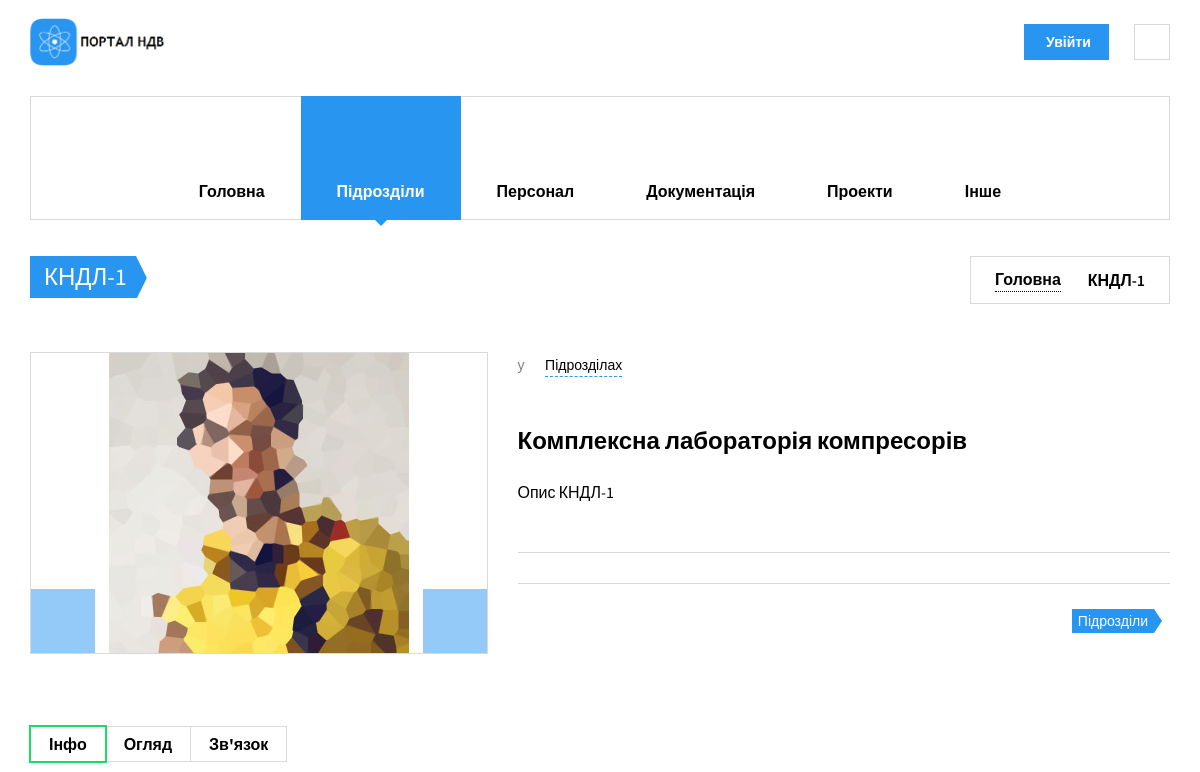
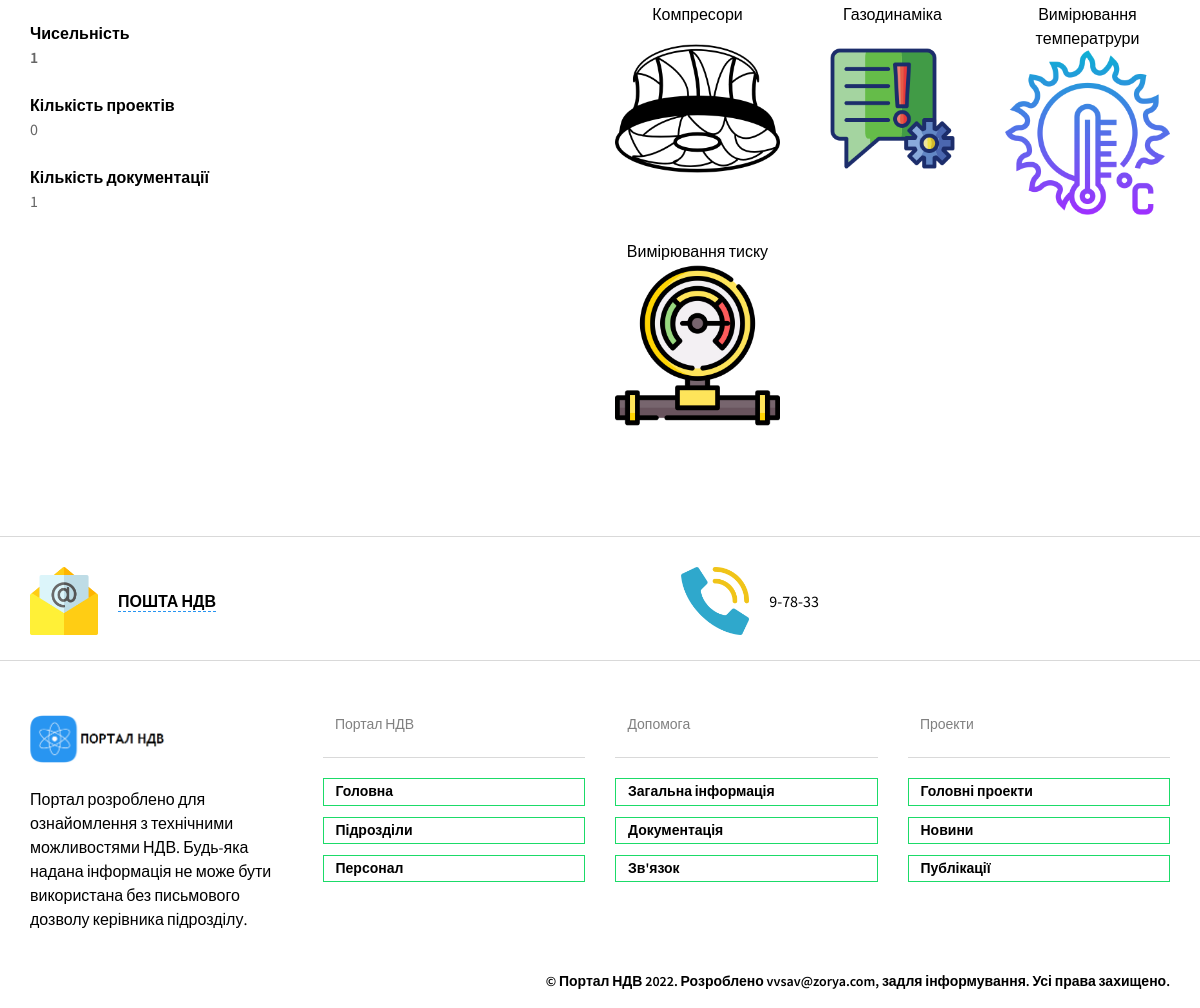
The app's page /division/kndl-1/ with its own data (2 pictures, top to bottom).
### nio_app/models.py (models this page shows, shortened)
class Divisions(models.Model):
    name = models.CharField(max_length=200, help_text='не більше ніж 200 символів',
                            verbose_name='Назва підрозділу')
    abr = models.CharField(max_length=10, help_text='не більше ніж 10 символів',
                           verbose_name='Абрівіатура підрозділу')
    slug = models.SlugField(max_length=200, unique=True, verbose_name='URL', db_index=True)
    description = models.TextField(max_length=5000, help_text='Введіть короткий опис підрозділу',
                                   verbose_name='Опис підрозділу')
    num_staff = models.IntegerField(verbose_name='Кількість персоналу', null=True, blank=True, default=0)
    num_projects = models.IntegerField(verbose_name='Кількість проектів', null=True)
    num_docs = models.IntegerField(verbose_name='Загальна кількість документації', null=True)
    locs = models.ManyToManyField('Location', verbose_name='Розміщення')
    coops = models.ManyToManyField('Cooperation', verbose_name='Підрозділи взаємодії')
    theses = models.ManyToManyField('Theses', verbose_name='Тези')
    boss = models.CharField(max_length=50, help_text='Призвище Ім\'я',
                            verbose_name='ПІБ керівника', null=True, blank=True)
    photo = models.ImageField(upload_to="boss_foto/", verbose_name="Фото")
    pics = models.ManyToManyField('DivisionsPics', verbose_name='Картинка до підрозділу')
    """Шлях до фото підрозділу"""
    objects = models.Manager()
    __original_name = None
    """Визначення кількості персоналу, проектів та документації через сумісні моделі"""
    class Meta:
        verbose_name = 'Підрозділи'
        verbose_name_plural = 'Підрозділи'
        ordering = ['name']

class Theses(models.Model):
    name = models.CharField(max_length=100, help_text='не більше ніж 100 символів',
                            verbose_name='Теза')
    slug = models.SlugField(max_length=100, unique=True, verbose_name='URL', db_index=True)
    photo = models.ImageField(upload_to="theses/", verbose_name="Картинка")
    objects = models.Manager()
    class Meta:
        verbose_name = 'Теза'
        verbose_name_plural = 'Тези'

### nio_app/views.py (the view)
# urls.py: path('division/<slug:slug>/', DivisionList.as_view(), name='division'),
class DivisionList(DetailView, MultipleObjectMixin, PortalMixin):
    model = Divisions
    template_name = 'nio_app/division.html'
    paginate_by = 5
    def get_context_data(self, *, object_list=None, **kwargs):
        div = self.object
        object_list = div.description.split('\n')
        context = super().get_context_data(object_list=object_list, **kwargs)
        context['div'] = div
        """використання PortalMixin"""
        mixin_context = self.get_user_context()
        return dict(list(context.items()) + list(mixin_context.items()))

### nio_app/utilits.py (called while the page is built)
    def docs_name(self):
        doc = (
            ("M", "Методики"), ("P", "Паспорти"), ("KE", "Керівництва з експлуатації"), ("TD", "Техничні довідки"),
            ("ZT", "Технічні звіти"), ("TI", "Технологічні інструкції"), ("I", "Інше"))
        docs_type = Documents.objects.values('type').annotate(Count('type'))
        dt = []
        for i in doc:
            for t in docs_type:
                if t['type'] in i:
                    add = [i[0], i[1], t['type__count']]
                    dt.append(add)
                else:
                    continue
        return dt

    def get_user_context(self, **kwargs):
        context = kwargs
        context['divisions'] = self.divisions
        context['dt'] = self.docs_name()
        context['projects'] = Projects.objects.only('name')
        context['page'] = ''
        return context

### nio_app/templates/nio_app/division.html (shortened to what this page needs)
{% extends 'nio_app/base_portal.html' %}
{% load static %}
{% block main %}
<li class="menu-item-has-children">
  {% endblock main %}
  {% block divs %}
<li class="menu-item-has-children current-menu-item ">
  {% endblock divs %}
  {% block staff %}
<li class="menu-item-has-children">
  {% endblock staff %}
  {% block docs %}
<li class="menu-item-has-children">
  {% endblock docs %}
  {% block projects %}
<li class="menu-item-has-children">
  {% endblock projects %}
  {% block other %}
<li class="menu-item-has-children">
  {% endblock other %}
{% block content %}
    <section class="page-title">
      <div class="container">
        <div class="inner">
          <div class="column">
            <div class="title">
              <a href="{% url 'nio_app:division' div.slug %}"><h1>{{ div.abr }}</h1></a>
            </div>
          </div>
          <div class="column">
            <div class="breadcrumbs">
              <a href="{% url 'nio_app:index_portal' %}">Головна</a>
              <span class="delimiter"><i class="icon-arrow-right"></i></span>
              <span>{{ div.abr }}</span>
            </div>
          </div>
        </div>
      </div>
    </section>
    <section class="shop-single container">
      <div class="row">
        <div class="col-lg-5 col-md-6 space-bottom-2x">
          <div class="image-carousel">
            <div class="inner">
              <img src="{{ div.photo.url }}" alt="Image">
            </div>
          </div>
        </div>
        <div class="col-lg-7 col-md-6 space-bottom-2x">
          <div class="shop-meta space-bottom-2x">
            <span>у</span>
            <span>
              <i class="icon-ribbon hidden-md"></i>
              <a href="{% url 'nio_app:index_portal' %}#divs">Підрозділах</a>
            </span>
          </div>
          <h2 class="shop-title"><a href="#">{{div.name}}</a></h2>
          {% for text in object_list %}
          <p class="text-gray">{{text|safe}}</p>
          {% endfor %}
        {% include 'nio_app/include/pagination.html' %}
          <div class="post-tools space-top">
            <div class="column">
              <div class="tags-links">
                <a href="{% url 'nio_app:index_portal' %}#divs">Підрозділи</a>
              </div>
            </div>
          </div>
        </div>
      </div>
      <div class="row padding-top">
        <div class="col-sm-6 space-bottom">
          <ul class="nav-tabs" role="tablist">
            <li class="active"><a href="#tab1" role="tab" data-toggle="tab">Інфо</a></li>
            <li><a href="#tab2" role="tab" data-toggle="tab">Огляд</a></li>
            <li><a href="#tab3" role="tab" data-toggle="tab">Зв'язок</a></li>
          </ul>
          <div class="tab-content">
            <div role="tabpanel" class="tab-pane transition fade in active" id="tab1">
              <span class="text-bold">Чисельність</span>
              <a href="{% url 'nio_app:staff' %}filter/?divs={{div.pk}}&sort=fio">
                <p class="text-gray">{{div.num_staff}}</p></a>
              <span class="text-bold">Кількість проектів</span>
              <p class="text-gray">{{div.num_projects}}</p>
              <span class="text-bold">Кількість документації</span>
              <p class="text-gray">{{div.num_docs}}</p>
            </div>
          </div>
        </div>
        <div class="col-sm-6 padding-top-2x">
          <div class="row text-center">
            {% for t in div.theses.all %}
            <div class="col-sm-4 col-xs-6 padding-bottom">
              <p class="space-bottom-none">{{ t.name }}</p>
              <img src="{{ t.photo.url }}" class="block-center" alt="Feature">
            </div>
            {% endfor %}
          </div>
        </div>
      </div>
    </section>
{% endblock content %}

### records on screen
Divisions: abr "КНДЛ-1", photo (picture), name "Комплексна лабораторія компресорів", object_list "Опис КНДЛ-1", num_staff "1", num_projects "0", num_docs "1"
Theses: name "Компресори", photo (picture)
Theses: name "Газодинаміка", photo (picture)
Theses: name "Вимірювання температрури", photo (picture)
Theses: name "Вимірювання тиску", photo (picture)
